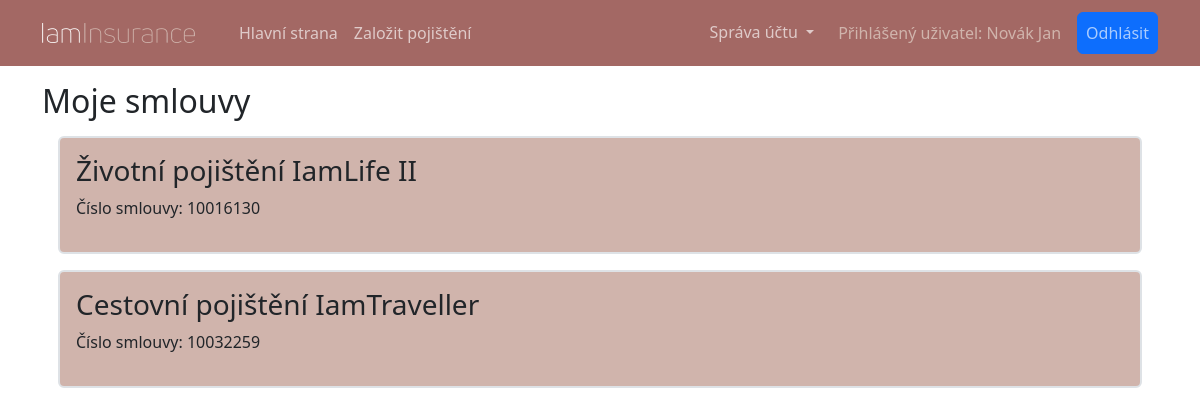
The page /muj-ucet/smlouvy/ (signed in) on the database as committed earlier.
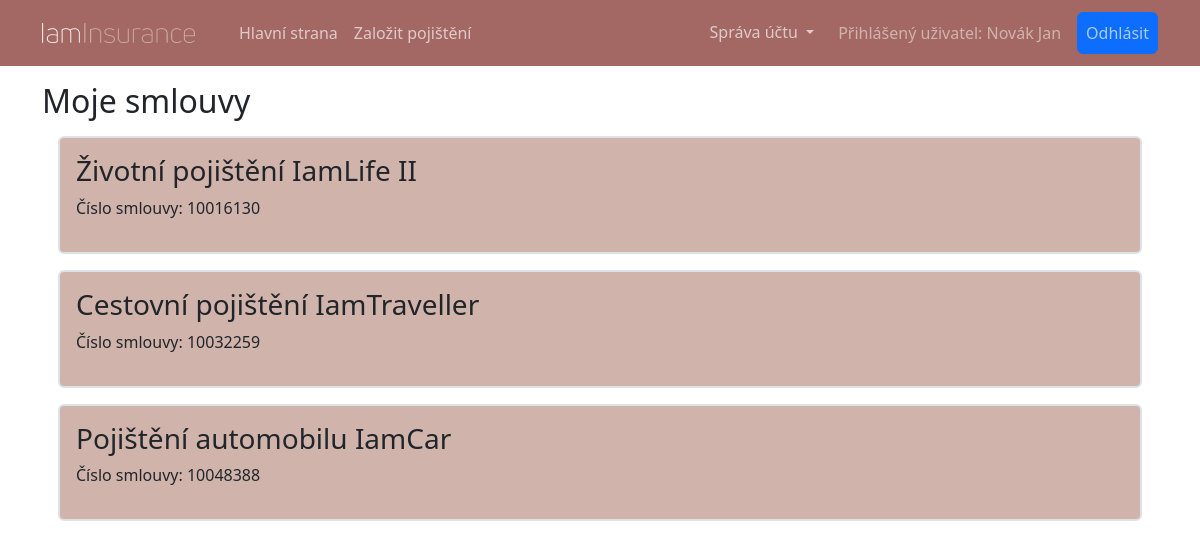
The same page on the database as committed later.
### insurance_app/models.py (models this page shows, shortened)
class Contract(models.Model):
    objects: models.Manager
    product: models.Field = models.ForeignKey(to=Product, on_delete=models.RESTRICT, verbose_name='Produkt')
    insured: models.Field = models.ForeignKey(to=Person, on_delete=models.RESTRICT, verbose_name='Pojištěnec')
    conclusion_date: models.Field = models.DateTimeField(auto_now_add=True, verbose_name='Datum uzavření')
    payment: models.Field = models.PositiveIntegerField(verbose_name='Pravidelná platba')
    @property
    def contract_number(self) -> int:
        return 10_000_001 + self.pk * 127 ** 2

class Product(models.Model):
    name: models.Field = models.CharField(max_length=64, unique=True, verbose_name='Název')
    description: models.Field = models.TextField(default="", verbose_name='Popis')
    active: models.Field = models.BooleanField(default=True, blank=True, verbose_name='Aktivní')
    image: models.Field = models.ImageField(upload_to='images/', verbose_name='Obrázek')
    class Meta:
        verbose_name = u'Produkt'

### client_account/views.py (the view)
# urls.py: path("smlouvy/", views.ContractsListView.as_view(), name="my-contracts"),
class ContractsListView(generic.ListView):
    model: Model = models.Contract
    template_name: str = template.CONTRACTS
    title: str = "Moje smlouvy"
    def get_context_data(self, *, object_list: QuerySet = None, **kwargs) -> dict:
        context = super().get_context_data(object_list=object_list, **kwargs)
        context['title'] = self.title
        return context
    def get_queryset(self) -> QuerySet:
        queryset = super().get_queryset()
        queryset = queryset.filter(insured=self.request.user)
        return queryset

### insurance_app/models.py (called while the page is built)
    def __str__(self) -> str:
        return f"{self.last_name} {self.first_name}"

### insurance_app/templates/insurance_app/my_contracts.html (shortened to what this page needs)
{% extends 'main.html' %}
{% block content %}
    {% if object_list.0 %}
    {% for obj in object_list %}
    <a href="{% url 'contract-detail' contract_number=obj.contract_number %}" class="text-decoration-none link-dark">
        <section class="bg-secondary hover-overlay border border-2 rounded-2 p-3 m-3" data-mdb-ripple-color="light">
            <h3>{{ obj.product.name }}</h3>
            <p>Číslo smlouvy: {{ obj.contract_number }}</p>
        </section>
    </a>
    {% endfor %}
    {% else %}
    <p>Zatím u nás nemáte uzavřenou žádnou smlouvu.</p>
    <a class="btn btn-primary" href="{% url 'register-contract' %}">Uzavřít smlouvu</a>
    {% endif %}
{% endblock %}

Rows that differ between the two databases and show on the page:
added Contract: product.name "Pojištění automobilu IamCar", contract_number "10048388"
